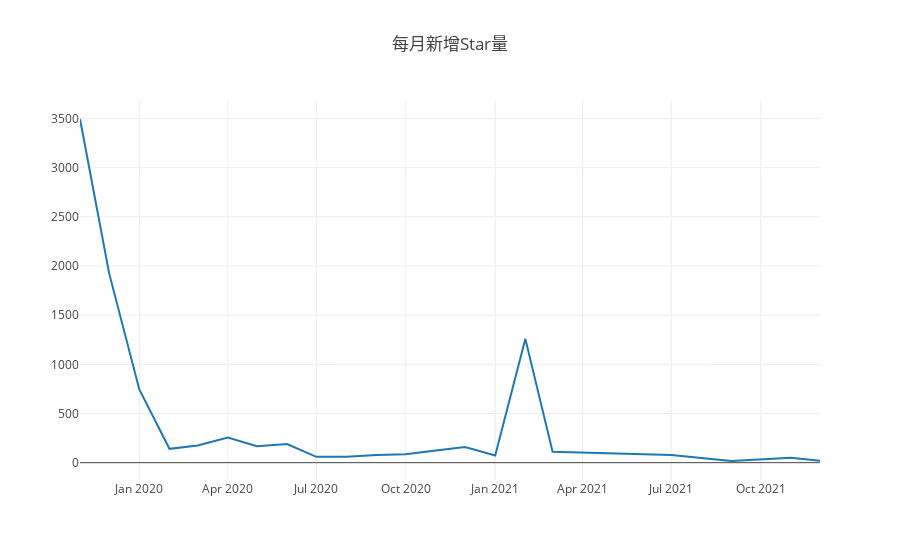

Source (notebook cell):
### Markdown cell above
## 1.1 每月新增Star个数

### Code cell
var years = [2015, 2016, 2017, 2018, 2019, 2020, 2021, 2022];
var project_id = 47690142;
Promise.all(years.map(ant =>{
     // console.log(ant);
     var s = `select max(repo_stargazers_count)-min(repo_stargazers_count) as stars, 
    formatDateTime(created_date,'%Y-%m') as time
    from github_log.year${ant} 
    where repo_id=${project_id} 
     and type in ('PullRequestEvent', 'PullRequestReviewCommentEvent') 
    group by formatDateTime(created_date,'%Y-%m')
    order by formatDateTime(created_date,'%Y-%m')`;
    return query(s);
})).then(data =>{

    // 格式化存储数据
    var stars = [];
    var time_show = [];
    console.log("  时间  | 新增Star数");
    for (let i=0;i<data.length;i++){
     for (let j=0; j<data[i].length; j++){
      stars.push(data[i][j].stars);
      time_show.push(data[i][j].time);
      console.log(data[i][j].time,"| ",data[i][j].stars);
     };
    };
    console.log("以上为有新增star的数据");
    
      
        // 绘图
    var dd = [{x:time_show, y:stars,type:"scatter"},];
    openDigger.render.plotly(dd, {title: "每月新增Star量"});
})
 // group by toYear(created_date), toMonth(created_date)

### Figure 1 — Plotly figure (JSON) as saved in the notebook; plotly's stock layout.template omitted (floating-point values rounded to 4 significant figures)
{"data": [{"type": "scatter", "x": ["2019-11", "2019-12", "2020-01", "2020-02", "2020-03", "2020-04", "2020-05", "2020-06", "2020-07", "2020-08", "2020-09", "2020-10", "2020-11", "2020-12", "2021-01", "2021-02", "2021-03", "2021-07", "2021-09", "2021-11", "2021-12"], "y": ["3495", "1925", "744", "141", "174", "256", "167", "189", "59", "59", "78", "86", "124", "159", "73", "1259", "111", "77", "17", "49", "19"]}], "layout": {"autosize": true, "title": {"text": "每月新增Star量"}, "xaxis": {"autorange": true, "range": ["2019-11-01", "2021-12-01"], "type": "date"}, "yaxis": {"autorange": true, "range": [-176.2, 3688.0], "type": "linear"}}}
